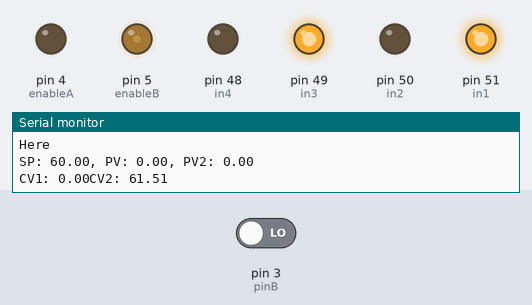
Bench run of a sketch on a simulated Arduino Mega 2560, built with avr-gcc and run on an emulated ATmega2560. Parts: output pins drawn as LEDs (lit = HIGH), the last lines printed to the serial monitor. The inputs (shaded band) are chosen by the test bench; at power-on: pin 3 (pinB) LOW.

Above: at 1.05 s.
At 1.44 s:
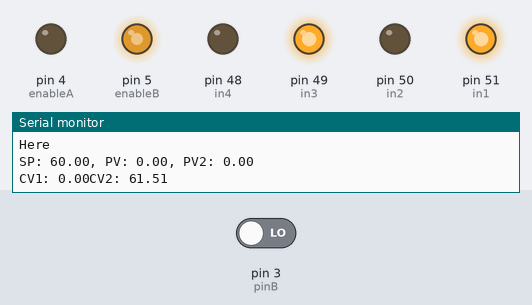
At 1.8 s:
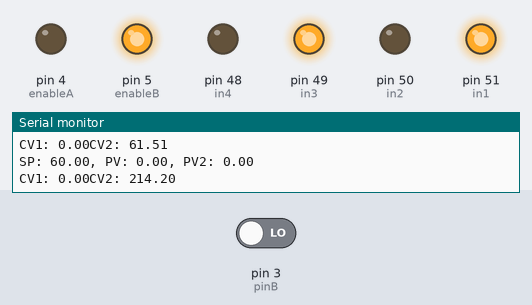
Timing chart, 0 to 3.3 s (numbered marks = the images above):
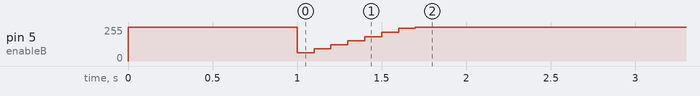

The sketch:

pid_principal.ino
```cpp
// PID 2 from https://www.youtube.com/watch?v=bl2k6eXDAGM&list=LL&index=1&t=357s
// PID PRINCIPAL
#include "configurep.hpp"
#include "PIDS.hpp"


float sp= 60;

volatile int contador = 0;
         int contador2 = 0;

unsigned long previousMillis = 0;
unsigned long previousMillis2 = 0;
long interval = 100;
long interval2 = 500;


void setup() {
  Serial.begin(115200);
  configure_ports();
  //attachInterrupt(digitalPinToInterrupt(pinA),interrupcion,RISING);
  attachInterrupt(digitalPinToInterrupt(pinB),interrupcion2,RISING);


}
void loop() {
  unsigned long currentMillis = millis();
  if (( currentMillis - previousMillis) >= interval)
  {
    previousMillis = currentMillis;
    //pid(contador,sp,enableA);
    pid2(contador2,sp,enableB);

    contador2 = 0;
    contador = 0;

  }

  if (( currentMillis - previousMillis2) >= interval2)
  {

    previousMillis2 = currentMillis;
    print_rpms(sp);
  }
}


void interrupcion() {
  contador ++;
}

void interrupcion2() {
  contador2 ++;
}
```

PIDS.hpp
```cpp
float pv;
float pv_2;


float cv; //Normalmente uk
float cv1;
float error;
float error1;
float error2;

float cv_2; //Normalmente uk
float cv1_2;
float error_2;
float error1_2;
float error2_2;

float Kp = 2;
float Ki =10;
float Kd =0.001;
float Tm = 0.1; // interval1/ 1000

void pid(int contador, float sp, int enableA){
  pv = 10*contador*(60.0/374.0); //Rpm
  error = sp - pv;
  cv = cv1 + (Kp + Kd/Tm)*error + (-Kp + Ki*Tm - 2*Kd/Tm)*error1 + (Kd/Tm)*error2;
  cv1 = cv;
  error2 = error1;
  error1 = error;

  if (cv > 500.0){
    cv = 500.0;
  }
  if (cv < 30.0){
    cv = 30.0;
  }
  analogWrite(enableA, cv*(255.0/500.0));
}

void pid2(int contador2, float sp, int enableB){
  pv_2 = 10*contador2*(60.0/374.0); //Rpm
  error_2 = sp - pv_2;
  cv_2 = cv1_2 + (Kp + Kd/Tm)*error_2 + (-Kp + Ki*Tm - 2*Kd/Tm)*error1_2 + (Kd/Tm)*error2_2;
  cv1_2 = cv_2;
  error2_2 = error1_2;
  error1_2 = error_2;

  if (cv_2 > 500.0){
    cv_2 = 500.0;
  }
  if (cv_2 < 30.0){
    cv_2 = 30.0;
  }


  analogWrite(enableB, cv_2*(255.0/500.0));
}

void print_rpms(float sp){
  Serial.print("SP: ");
  Serial.print(sp);
  Serial.print(", PV: ");
  Serial.print(pv);
  Serial.print(", PV2: ");
  Serial.println(pv_2);
  Serial.print("CV1: ");
  Serial.print(cv*(255.0/500.0));
  Serial.print("CV2: ");
  Serial.println(cv_2*(255.0/500.0));

}
```

configurep.hpp
```cpp
int enableA = 4;
int in1 = 51;
int in2 = 50;
int pinA = 2;

int enableB = 5;
int in3 = 49;
int in4 = 48;
int pinB = 3;

void configure_ports(){
  pinMode(pinA, INPUT);
  pinMode(enableA, OUTPUT);
  pinMode(in1, OUTPUT);
  pinMode(in2, OUTPUT);

  pinMode(pinB, INPUT);
  pinMode(enableB, OUTPUT);
  pinMode(in3, OUTPUT);
  pinMode(in4, OUTPUT);

  analogWrite(enableA, 0);
  digitalWrite(in1, HIGH);
  digitalWrite(in2, LOW);
  analogWrite(enableB, 255);
  digitalWrite(in3, HIGH);
  digitalWrite(in4, LOW);
  delay(1000);
  Serial.println("Here");
}
```

Measured:
- by itself, pin 5 (enableB): 255/255 → 61/255 at 1.0 s, → 91/255 0.10 s later, → 122/255 0.10 s later, → 153/255 0.10 s later, … (8 changes in this stretch)
